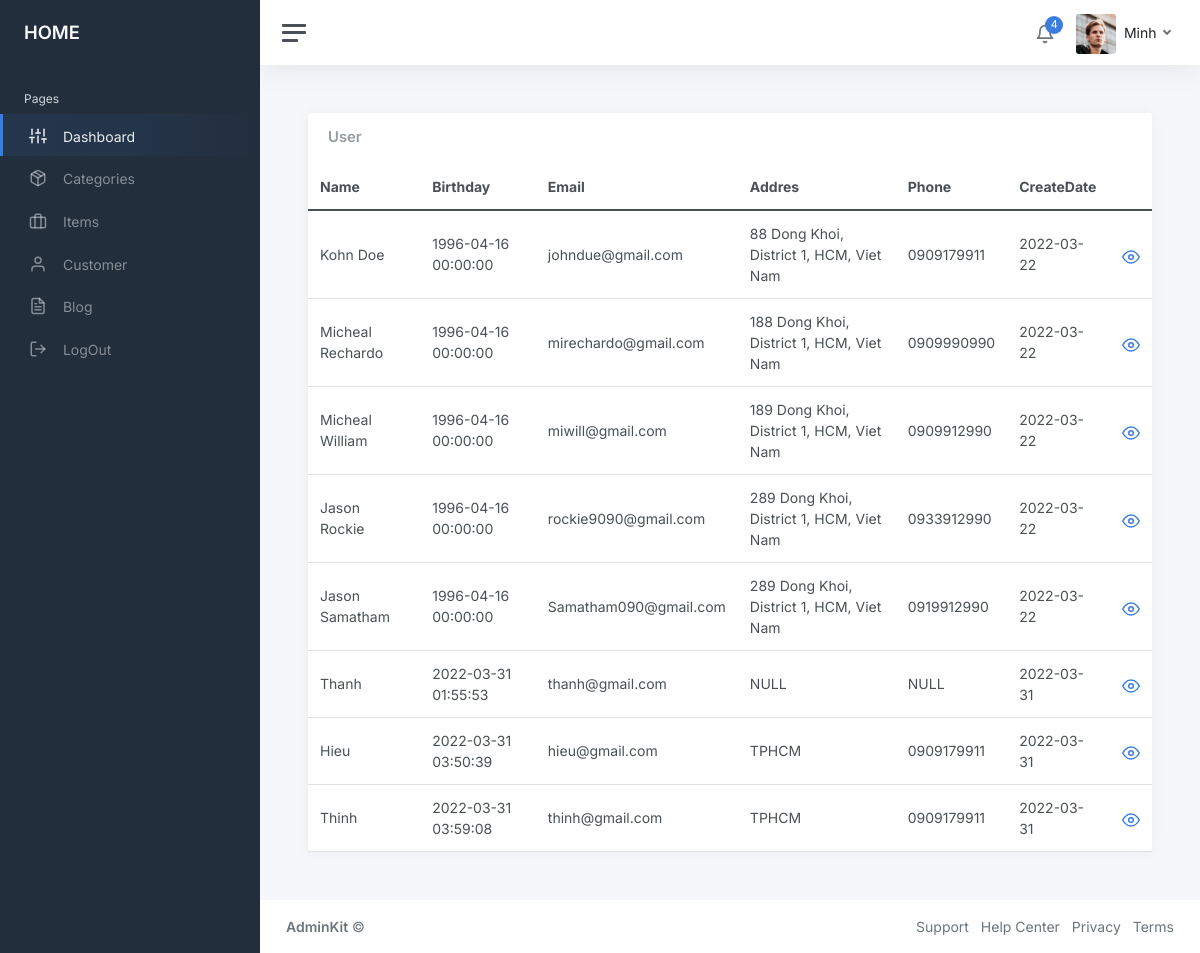
/admin/home.php?quanly=user (signed in), run on the app's committed database.
### tables this page shows
CREATE TABLE `users` (
  `id` int(11) NOT NULL,
  `name` varchar(255) NOT NULL,
  `dateOfBirth` datetime DEFAULT current_timestamp(),
  `email` varchar(255) NOT NULL,
  `role` enum('client','admin') NOT NULL DEFAULT 'client',
  `password` varchar(255) NOT NULL,
  `image` varchar(255) DEFAULT NULL,
  `status` tinyint(1) DEFAULT 1,
  `address` varchar(255) NOT NULL,
  `phone_no` varchar(255) NOT NULL,
  `createdAt` date NOT NULL DEFAULT current_timestamp()
);

### admin/pages-blank.php (the view, shortened to what this page needs)
<?php
include_once('../database/connect.php');
?>
			<main class="content">
				<div class="container-fluid p-0">
					<div class="col-12 col-lg-12 col-xxl-12 d-flex">
							<div class="card flex-fill">
								<div class="card-header">
									<h5 class="card-title mb-0">User</h5>
								</div>
								<table class="table table-hover my-0">
									<thead>
										<tr>
											<th>Name</th>
											<th class="d-none d-xl-table-cell">Birthday</th>
											<th class="d-none d-xl-table-cell">Email</th>
											<th class="d-none d-xl-table-cell">Addres</th>
											<th class="d-none d-md-table-cell">Phone</th>
											<th class="d-none d-md-table-cell">CreateDate</th>
										</tr>
									</thead>
									<tbody>
									<?php
										$custom=mysqli_query($con,"SELECT * from users where role='client'");
										while($row_custom=mysqli_fetch_array($custom)){
									?>
										<tr>
											<td><?php echo $row_custom['name'] ?></td>
											<td class="d-none d-xl-table-cell"><?php echo $row_custom['dateOfBirth'] ?></td>
											<td class="d-none d-xl-table-cell"><?php echo $row_custom['email'] ?></td>
											<td class="d-none d-xl-table-cell"><?php echo $row_custom['address'] ?></td>
											<td class="d-none d-md-table-cell"><?php echo $row_custom['phone_no'] ?></td>
											<td class="d-none d-md-table-cell"><?php echo $row_custom['createdAt'] ?></td>
											<td><a href="?quanly=user&id=<?php echo $row_custom['id']?>" class="align-middle"> <i class="align-middle" data-feather="eye"></i></a></td>
										</tr>
										<?php
										}
										?>
									</tbody>
								</table>
							</div>
						</div>
				</div>
			</main>

### data on the page
users: name "Kohn Doe", dateOfBirth "1996-04-16 00:00:00", email "johndue@gmail.com", address "88 Dong Khoi, District 1, HCM, Viet Nam", phone_no "0909179911", createdAt "2022-03-22"
users: name "Micheal Rechardo", dateOfBirth "1996-04-16 00:00:00", email "mirechardo@gmail.com", address "188 Dong Khoi, District 1, HCM, Viet Nam", phone_no "0909990990", createdAt "2022-03-22"
users: name "Micheal William", dateOfBirth "1996-04-16 00:00:00", email "miwill@gmail.com", address "189 Dong Khoi, District 1, HCM, Viet Nam", phone_no "0909912990", createdAt "2022-03-22"
users: name "Jason Rockie", dateOfBirth "1996-04-16 00:00:00", email "rockie9090@gmail.com", address "289 Dong Khoi, District 1, HCM, Viet Nam", phone_no "0933912990", createdAt "2022-03-22"
users: name "Jason Samatham", dateOfBirth "1996-04-16 00:00:00", email "Samatham090@gmail.com", address "289 Dong Khoi, District 1, HCM, Viet Nam", phone_no "0919912990", createdAt "2022-03-22"
users: name "Thanh", dateOfBirth "2022-03-31 01:55:53", email "thanh@gmail.com", address "NULL", phone_no "NULL", createdAt "2022-03-31"
users: name "Hieu", dateOfBirth "2022-03-31 03:50:39", email "hieu@gmail.com", address "TPHCM", phone_no "0909179911", createdAt "2022-03-31"
users: name "Thinh", dateOfBirth "2022-03-31 03:59:08", email "thinh@gmail.com", address "TPHCM", phone_no "0909179911", createdAt "2022-03-31"

### other printed values
$_SESSION["dangnhap"] "Minh"
